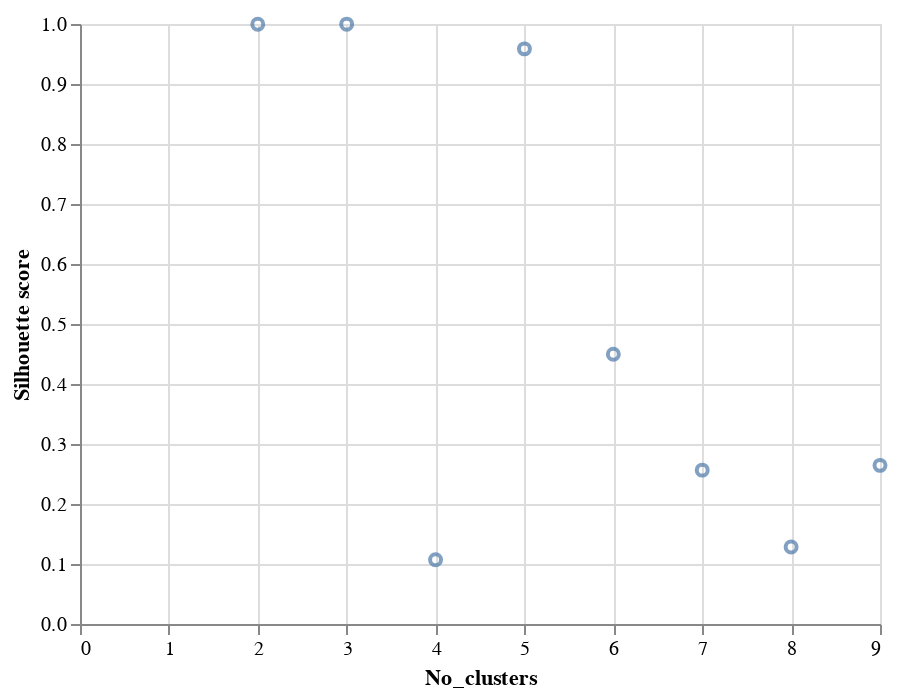

Notebook cell for this chart:
### Code cell
clustering_performance = pd.DataFrame(results, columns=["No_clusters", "Silhouette score"])
alt.Chart(clustering_performance).mark_point().encode(
    x="No_clusters",
    y='Silhouette score'
)

### Figure 1 — Vega-Lite specification as saved in the notebook (floating-point values rounded to 4 significant figures)
{"config": {"view": {"continuousWidth": 400, "continuousHeight": 300}}, "data": {"name": "data-a799f0b204c9e8333d8f71cf113883d1"}, "mark": "point", "encoding": {"x": {"field": "No_clusters", "type": "quantitative"}, "y": {"field": "Silhouette score", "type": "quantitative"}}, "$schema": "https://vega.github.io/schema/vega-lite/v4.17.0.json", "datasets": {"data-a799f0b204c9e8333d8f71cf113883d1": [{"No_clusters": 2, "Silhouette score": 0.9996}, {"No_clusters": 3, "Silhouette score": 0.9997}, {"No_clusters": 4, "Silhouette score": 0.1072}, {"No_clusters": 5, "Silhouette score": 0.9586}, {"No_clusters": 6, "Silhouette score": 0.4496}, {"No_clusters": 7, "Silhouette score": 0.2564}, {"No_clusters": 8, "Silhouette score": 0.1285}, {"No_clusters": 9, "Silhouette score": 0.2644}]}}
